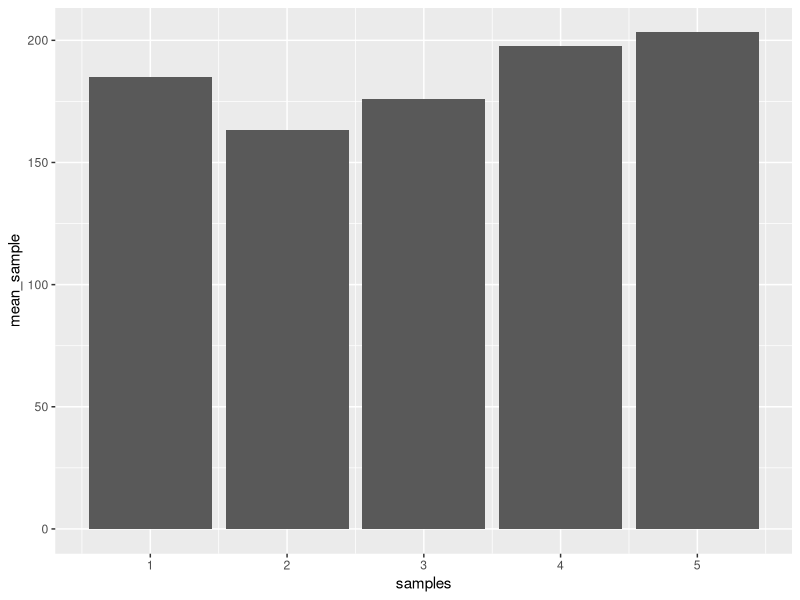
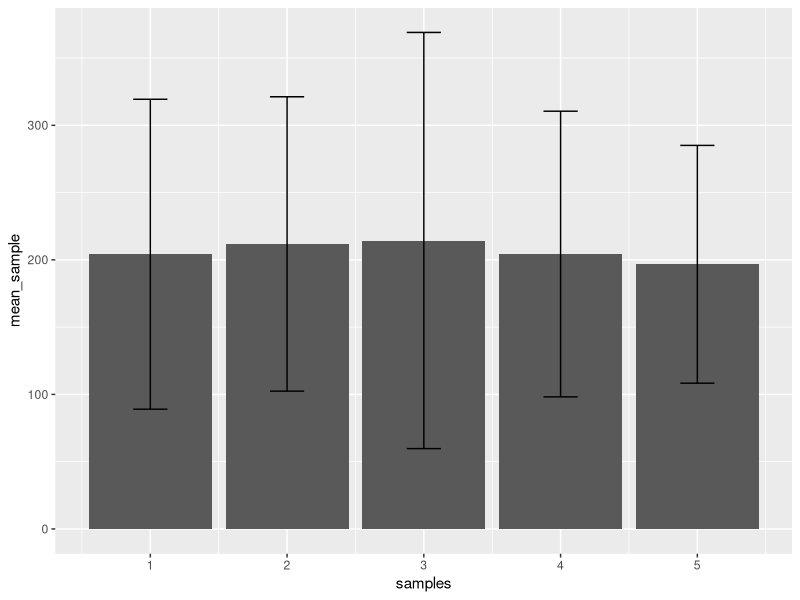
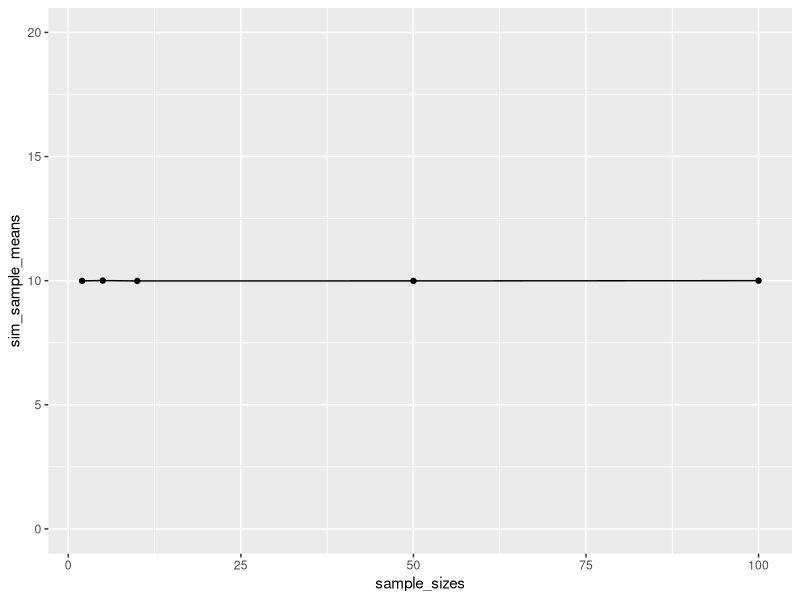
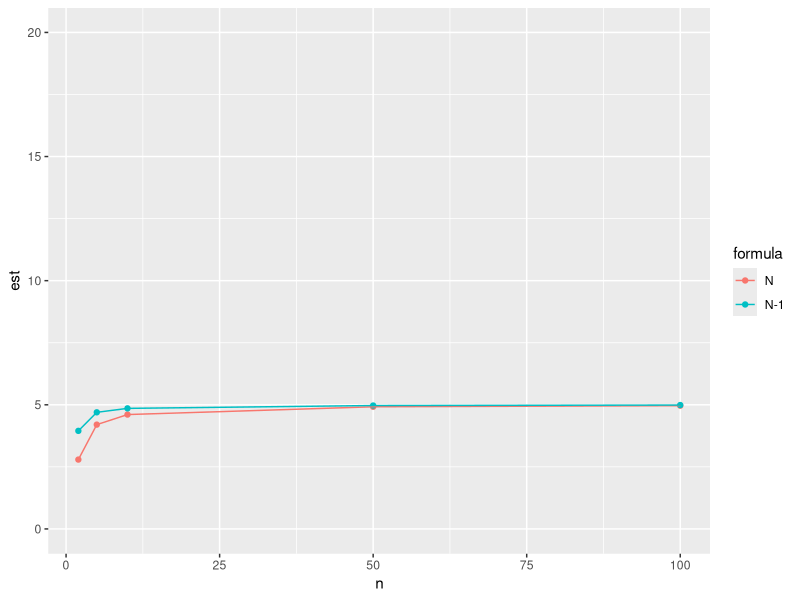

Write R code to recreate these figures, in order.
## ---- chunk 1
knitr::opts_chunk$set(echo = TRUE)
## ---- chunk 2
# create vectors for columns 
observations <- rnorm(n = 5*25, mean = 200, sd =100)
samples <- rep(1:5, each=25)

# creates table from the above vectors using data.frame ()
my_data <- data.frame(observations,samples)

#get means of each group of samples
library(dplyr)

means <- my_data %>%
  group_by(samples) %>%
  summarize(mean_sample = mean(observations))

library(ggplot2)

ggplot(means, aes(y=mean_sample, x = samples))+
  geom_bar(stat="identity")

## ---- chunk 3
observations <- rnorm(5*25, mean = 200, sd =100)
samples <- rep(1:5, each=25)
my_data <- data.frame(observations,samples)

#get means of each group of samples
means <- my_data %>%
  group_by(samples) %>%
  summarize(mean_sample = mean(observations),
            sd_sample = sd(observations))


#plot means 
ggplot(means, aes(y = mean_sample, x=samples))+
  geom_bar(stat="identity") +
  geom_errorbar(aes(ymin = mean_sample - sd_sample,
                    ymax = mean_sample + sd_sample),
                width = .25)


## ---- chunk 4
# n 2
observations <- rnorm(2*10000,mean = 10,sd =5)
samples <- rep(1:10000, each =2)
my_data <- data.frame(samples,observations)

summarized_data <- my_data %>%
  group_by(samples) %>%
  summarize(sample_means = mean(observations))

mean(summarized_data$sample_means)


# n 5
observations <- rnorm(5*10000,mean = 10,sd =5)
samples <- rep(1:10000, each =5)
my_data <- data.frame(samples,observations)

summarized_data <- my_data %>%
  group_by(samples) %>%
  summarize(sample_means = mean(observations))

mean(summarized_data$sample_means)

# n 50
observations <- rnorm(50*10000,mean = 10,sd =5)
samples <- rep(1:10000, each =50)
my_data <- data.frame(samples,observations)

summarized_data <- my_data %>%
  group_by(samples) %>%
  summarize(sample_means = mean(observations))

mean(summarized_data$sample_means)


##########
sample_sizes <- c(2,5,10,50,100)
sim_sample_means <- c()
for (i in 1:length(sample_sizes)) {
  observations <- rnorm(sample_sizes[i]*10000,mean = 10,sd =5)
  samples <- rep(1:10000, each = sample_sizes[i])
  my_data <- data.frame(samples,observations)

summarized_data <- my_data %>%
  group_by(samples) %>%
  summarize(sample_means = mean(observations))

 sim_sample_means[i] <- mean(summarized_data$sample_means)
  
}

sim_data <- data.frame(sample_sizes, sim_sample_means)

ggplot(sim_data, aes(x=sample_sizes, y=sim_sample_means, group=1))+
         geom_point()+
         geom_line() +
        coord_cartesian(ylim = c(0,20) )
    

## ---- chunk 5
sd_N <- function(x) {
  sqrt(sum((mean(x)-x)^2) / length(x))
}

library(dplyr)
library(ggplot2)

##########
sample_sizes <- c(2,5,10,50,100)
sim_sample_sd <- c()
sim_sample_sd_N <- c()
for (i in 1:length(sample_sizes)){
    observations <- rnorm(sample_sizes[i]*10000,mean = 10,sd =5)
    samples <- rep(1:10000, each = sample_sizes[i])
    my_data <- data.frame(samples,observations)

  summarized_data <- my_data %>%
    group_by(samples) %>%
    summarize(sample_sd = sd(observations),
              sample_sd_N = sd_N(observations))

  sim_sample_sd[i] <- mean(summarized_data$sample_sd)
  sim_sample_sd_N[i] <- mean(summarized_data$sample_sd_N)

}

sim_data <- data.frame(n = rep(sample_sizes,2) ,
                       est = c(sim_sample_sd_N,sim_sample_sd),
                       formula = c(rep("N",5), rep("N-1",5)))

ggplot(sim_data, aes(x=n, y=est, group=formula, color = formula))+
  geom_point()+
  geom_line()+
  coord_cartesian(ylim = c(0,20) )

